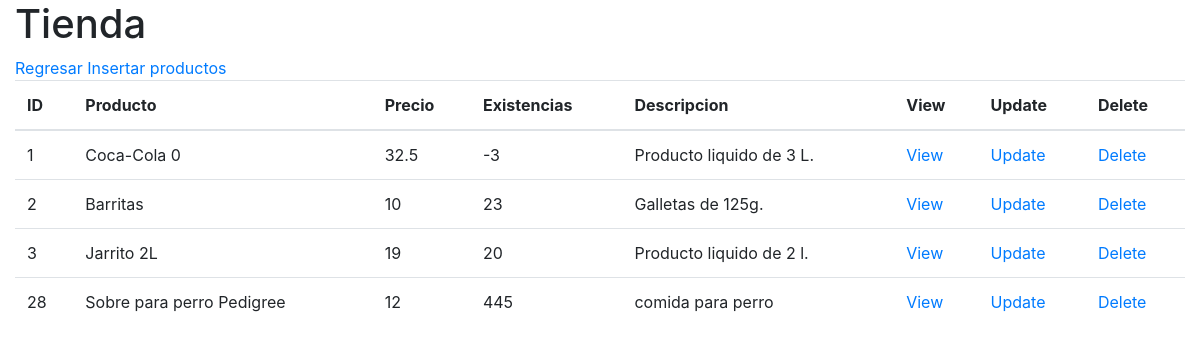
Before: /frontend/productos/index.php with the older database file.
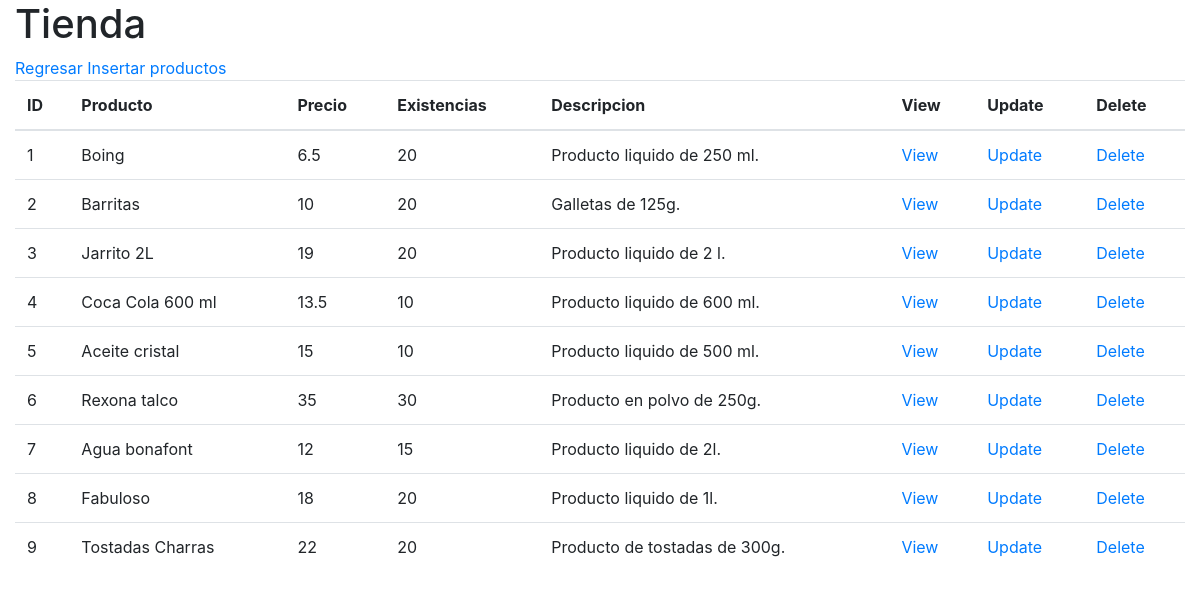
After: the same page with the newer database file.
### tables this page shows
CREATE TABLE producto(
       id_producto integer  primary key AUTOINCREMENT not null,
       producto varchar(100) not null,
       precio_venta decimal(11,2) not null,
       existencias integer not null,
       descripcion varchar(256) null
);

### frontend/productos/db/db_list.php (the view)
<?php
    $db = new SQLite3("../../sql/tienda.db");
    $resultado = $db->query("SELECT * from producto;");
    $table = "
        <table class='table'>
            <thead>
                <tr>
                    <th>ID</th>
                    <th>Producto</th>
                    <th>Precio</th>
                    <th>Existencias</th>
                    <th>Descripcion</th>
                    <th>View</th>
                    <th>Update</th>
                    <th>Delete</th>
                </tr>
            </thead>
    ";
    print($table);
    while ($row = $resultado->fetchArray()) {
        $id_producto    = $row['id_producto'];
        $producto       = $row['producto'];
        $precio_venta   = $row['precio_venta'];
        $existencias    = $row['existencias'];
        $descripcion    = $row['descripcion'];
        $table = "
            <tr>
                <td>$id_producto</td>
                <td>$producto</td>
                <td>$precio_venta</td>
                <td>$existencias</td>
                <td>$descripcion</td>
                <td><a href='view.php?id_producto=$id_producto'>View</a></td>
                <td><a href='update.php?id_producto=$id_producto'>Update</a></td>
                <td><a href='delete.php?id_producto=$id_producto'>Delete</a></td>
            </tr>
        ";
        print($table);
    }
    print("</table>");
?>

### frontend/productos/index.php (shortened to what this page needs)
<!doctype html>
<html lang="es">
<head>
    <link rel="stylesheet" href="https://cdn.jsdelivr.net/npm/bootstrap@4.5.3/dist/css/bootstrap.min.css">
</head>
<body>
    <div class="container-fluid">
        <h1>Tienda</h1>
        <a href="../index.php">Regresar</a>
        <a href="insert.php">Insertar productos</a>
        <?php include 'db/db_list.php'; ?>
    </div>
</body>
</html>

Changed rows visible on the page:
removed producto: id_producto "28", producto "Sobre para perro Pedigree", precio_venta "12", existencias "445", descripcion "comida para perro"
changed producto id 1: producto "Coca-Cola 0" → "Boing"; precio_venta "32.5" → "6.5"; existencias "-3" → "20"; descripcion "Producto liquido de 3 L." → "Producto liquido de 250 ml."
changed producto "Barritas": existencias "23" → "20"
added producto: id_producto "4", producto "Coca Cola 600 ml", precio_venta "13.5", existencias "10", descripcion "Producto liquido de 600 ml."
added producto: id_producto "5", producto "Aceite cristal", precio_venta "15", existencias "10", descripcion "Producto liquido de 500 ml."
added producto: id_producto "6", producto "Rexona talco", precio_venta "35", existencias "30", descripcion "Producto en polvo de 250g."
added producto: id_producto "7", producto "Agua bonafont", precio_venta "12", existencias "15", descripcion "Producto liquido de 2l."
added producto: id_producto "8", producto "Fabuloso", precio_venta "18", existencias "20", descripcion "Producto liquido de 1l."
added producto: id_producto "9", producto "Tostadas Charras", precio_venta "22", existencias "20", descripcion "Producto de tostadas de 300g."
